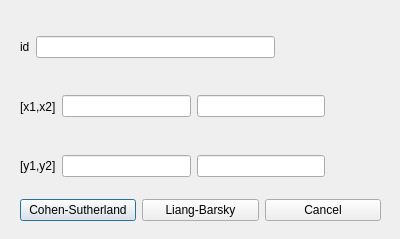
<?xml version="1.0" encoding="UTF-8"?>
<ui version="4.0">
 <class>ClipDialog</class>
 <widget class="QDialog" name="ClipDialog">
  <property name="geometry">
   <rect>
    <x>0</x>
    <y>0</y>
    <width>400</width>
    <height>239</height>
   </rect>
  </property>
  <property name="windowTitle">
   <string>Dialog</string>
  </property>
  <widget class="QWidget" name="verticalLayoutWidget">
   <property name="geometry">
    <rect>
     <x>20</x>
     <y>20</y>
     <width>361</width>
     <height>201</height>
    </rect>
   </property>
   <layout class="QVBoxLayout" name="verticalLayout">
    <item>
     <layout class="QHBoxLayout" name="horizontalLayout">
      <item>
       <widget class="QLabel" name="label">
        <property name="text">
         <string>id</string>
        </property>
       </widget>
      </item>
      <item>
       <widget class="QLineEdit" name="ID"/>
      </item>
      <item>
       <widget class="QLabel" name="label_2">
        <property name="text">
         <string>                              </string>
        </property>
       </widget>
      </item>
     </layout>
    </item>
    <item>
     <layout class="QHBoxLayout" name="horizontalLayout_2">
      <item>
       <widget class="QLabel" name="label_3">
        <property name="text">
         <string>[x1,x2]</string>
        </property>
       </widget>
      </item>
      <item>
       <widget class="QLineEdit" name="x1"/>
      </item>
      <item>
       <widget class="QLineEdit" name="x2"/>
      </item>
      <item>
       <widget class="QLabel" name="label_5">
        <property name="text">
         <string>               </string>
        </property>
       </widget>
      </item>
     </layout>
    </item>
    <item>
     <layout class="QHBoxLayout" name="horizontalLayout_3">
      <item>
       <widget class="QLabel" name="label_4">
        <property name="text">
         <string>[y1,y2]</string>
        </property>
       </widget>
      </item>
      <item>
       <widget class="QLineEdit" name="y1"/>
      </item>
      <item>
       <widget class="QLineEdit" name="y2"/>
      </item>
      <item>
       <widget class="QLabel" name="label_6">
        <property name="text">
         <string>               </string>
        </property>
       </widget>
      </item>
     </layout>
    </item>
    <item>
     <layout class="QHBoxLayout" name="horizontalLayout_4">
      <item>
       <widget class="QPushButton" name="cohenSutherland">
        <property name="text">
         <string>Cohen-Sutherland</string>
        </property>
       </widget>
      </item>
      <item>
       <widget class="QPushButton" name="liangBarsky">
        <property name="text">
         <string>Liang-Barsky</string>
        </property>
       </widget>
      </item>
      <item>
       <widget class="QPushButton" name="cancel">
        <property name="text">
         <string>Cancel</string>
        </property>
       </widget>
      </item>
     </layout>
    </item>
   </layout>
  </widget>
 </widget>
 <resources/>
 <connections/>
</ui>
